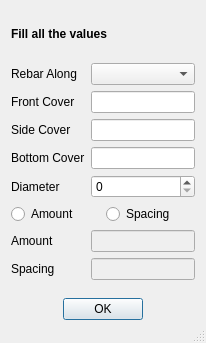
<?xml version="1.0" encoding="UTF-8"?>
<ui version="4.0">
 <class>StraightRebar</class>
 <widget class="QDialog" name="StraightRebar">
  <property name="geometry">
   <rect>
    <x>0</x>
    <y>0</y>
    <width>206</width>
    <height>343</height>
   </rect>
  </property>
  <property name="windowTitle">
   <string>Dialog</string>
  </property>
  <property name="windowOpacity">
   <double>1.000000000000000</double>
  </property>
  <property name="sizeGripEnabled">
   <bool>true</bool>
  </property>
  <property name="modal">
   <bool>false</bool>
  </property>
  <layout class="QGridLayout" name="gridLayout">
   <item row="0" column="0">
    <widget class="QLabel" name="heading">
     <property name="font">
      <font>
       <weight>75</weight>
       <bold>true</bold>
      </font>
     </property>
     <property name="text">
      <string>Fill all the values</string>
     </property>
    </widget>
   </item>
   <item row="2" column="0" alignment="Qt::AlignHCenter|Qt::AlignVCenter">
    <widget class="QPushButton" name="submit">
     <property name="enabled">
      <bool>true</bool>
     </property>
     <property name="sizePolicy">
      <sizepolicy hsizetype="Minimum" vsizetype="Minimum">
       <horstretch>0</horstretch>
       <verstretch>0</verstretch>
      </sizepolicy>
     </property>
     <property name="text">
      <string>OK</string>
     </property>
     <property name="checkable">
      <bool>true</bool>
     </property>
    </widget>
   </item>
   <item row="1" column="0">
    <layout class="QFormLayout" name="formLayout">
     <item row="1" column="0">
      <widget class="QLabel" name="frontCoverLabel">
       <property name="text">
        <string>Front Cover</string>
       </property>
      </widget>
     </item>
     <item row="1" column="1">
      <widget class="QLineEdit" name="frontCover"/>
     </item>
     <item row="2" column="0">
      <widget class="QLabel" name="sideCoverLabel">
       <property name="text">
        <string>Side Cover</string>
       </property>
      </widget>
     </item>
     <item row="2" column="1">
      <widget class="QLineEdit" name="sideCover"/>
     </item>
     <item row="3" column="0">
      <widget class="QLabel" name="bottomCoverLabel">
       <property name="text">
        <string>Bottom Cover</string>
       </property>
      </widget>
     </item>
     <item row="3" column="1">
      <widget class="QLineEdit" name="bottomCover"/>
     </item>
     <item row="4" column="0">
      <widget class="QLabel" name="diameterLabel">
       <property name="text">
        <string>Diameter</string>
       </property>
      </widget>
     </item>
     <item row="4" column="1">
      <widget class="QSpinBox" name="diameter"/>
     </item>
     <item row="5" column="0" colspan="2">
      <layout class="QHBoxLayout" name="horizontalLayout">
       <item>
        <widget class="QRadioButton" name="amount_radio">
         <property name="text">
          <string>Amount</string>
         </property>
        </widget>
       </item>
       <item>
        <widget class="QRadioButton" name="spacing_radio">
         <property name="text">
          <string>Spacing</string>
         </property>
        </widget>
       </item>
      </layout>
     </item>
     <item row="6" column="0">
      <widget class="QLabel" name="amountLabel">
       <property name="text">
        <string>Amount</string>
       </property>
      </widget>
     </item>
     <item row="6" column="1">
      <widget class="QLineEdit" name="amount">
       <property name="enabled">
        <bool>false</bool>
       </property>
      </widget>
     </item>
     <item row="8" column="0">
      <widget class="QLabel" name="spacingLabel">
       <property name="text">
        <string>Spacing</string>
       </property>
      </widget>
     </item>
     <item row="8" column="1">
      <widget class="QLineEdit" name="spacing">
       <property name="enabled">
        <bool>false</bool>
       </property>
      </widget>
     </item>
     <item row="0" column="0">
      <widget class="QLabel" name="rebarAlongLabel">
       <property name="text">
        <string>Rebar Along</string>
       </property>
      </widget>
     </item>
     <item row="0" column="1">
      <widget class="QComboBox" name="rebarAlong"/>
     </item>
    </layout>
   </item>
  </layout>
 </widget>
 <resources/>
 <connections/>
</ui>
